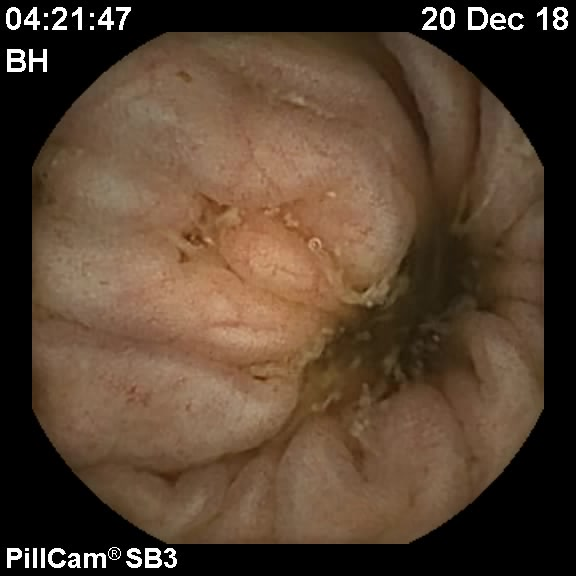
#> input picture ai_vision_for_endoscopy/img-processing/1376916 20 Dec 18_1 0088.jpg, 576 x 576 px
$ jupyter execute --allow-errors Test_cropper.ipynb   (shell and % lines are left out)
#> lines starting #> are read from the running program, lines starting #| are printed output that depends on the picture
[cell 1]
import PIL
from PIL import Image, crop

[cell 2]
# box = (X_offset, Y_offset, width, height)
# crop = image.crop(box)
# return crop.save(image_path, format)

filenames = ['1376916 20 Dec 18_1 140.jpg',
             '2488865 12 Dec 18_1 0207.jpg',
             '2488865 12 Dec 18_1 1591.jpg',
             '2805206 01 Dec 18_1 08.jpg',
             '11043364 28 Nov 18_1 0001.jpg',
             '11043364 28 Nov 18_1 1606.jpg']

#> (the rest of this cell did not finish here and is left out)

[cell 3]
from PIL import ImageOps
from matplotlib.pyplot import imshow
import numpy as np
from PIL import Image

#> (the rest of this cell did not finish here and is left out)

[cell 4]
filenames = ['1376916 20 Dec 18_1 0088.jpg']
#> filenames = ['1376916 20 Dec 18_1 0088.jpg']

img = Image.open(filenames[0])
#> img is the input picture: PIL image 576x576 RGB; mean R, G, B 86.7, 66.2, 48.6
#img.rotate(45).show()

box = (25, 25, 50, 50)
crop_img = img.crop(box)
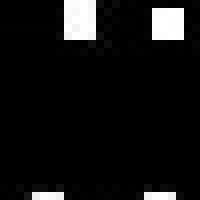
#> crop_img: PIL image 25x25 RGB (shown 8 times larger); min 0, max 255, mean 18.3
crop_img.save('01.jpg', 'JPEG')

[cell 5]
from PIL import ImageOps
from PIL import Image
#from ImageDraw import polygon
#from PIL import ImageDraw.Draw.polygon
#from PIL.ImageDraw.Draw import polygon
from matplotlib.pyplot import imshow
import numpy as np


pil_img = Image.open(filenames[0], 'r')
#imshow(np.asarray(pil_img))

border = (32, 32, 32, 32) # left, top, right, bottom
#cropped_img = ImageOps.crop(img, border)
#cropped_img.save('01.jpg')
cropped = ImageOps.crop(img, border)
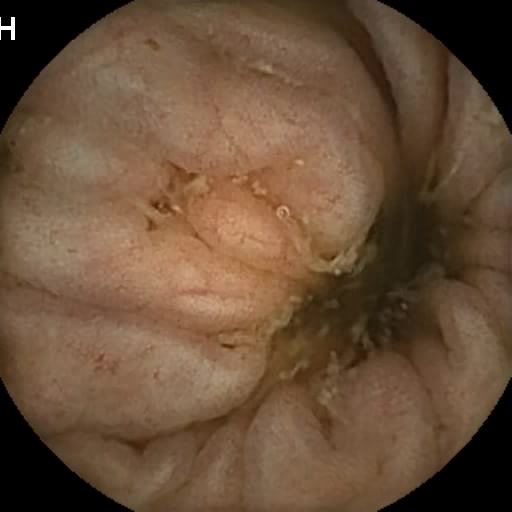
#> cropped: PIL image 512x512 RGB; mean R, G, B 105.6, 79.6, 57.4

#final = cropped.polygon([(0,0),(100,0),(0,100)], fill=black, outline=red)

print(cropped)
#| <PIL.Image.Image image mode=RGB size=512x512 at 0x7FC254BE8950>
print(np.asarray(cropped).shape)
#| (512, 512, 3)

#black_covering = Image.new('RGB', (512,512), (255,0,0,0))

poly = Image.new('RGBA', (512,512), (0,255,0,255))
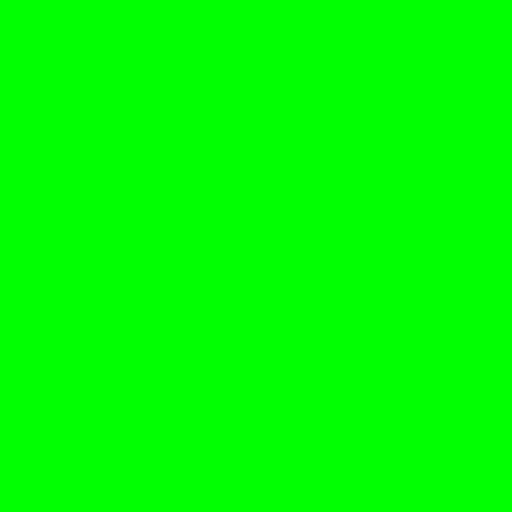
#> poly: PIL image 512x512 RGBA; mean R, G, B, A 0, 255, 0, 255
#> (the rest of this cell did not finish here and is left out)

[cell 6]
import PIL.ImageOps
#img = Image.open("")
back = Image.new('RGBA', (512,512))
#> back: PIL image 512x512 RGBA; every value is 0
back.paste(cropped)
poly = Image.new('RGBA', (512,512))
#> (the rest of this cell did not finish here and is left out)
